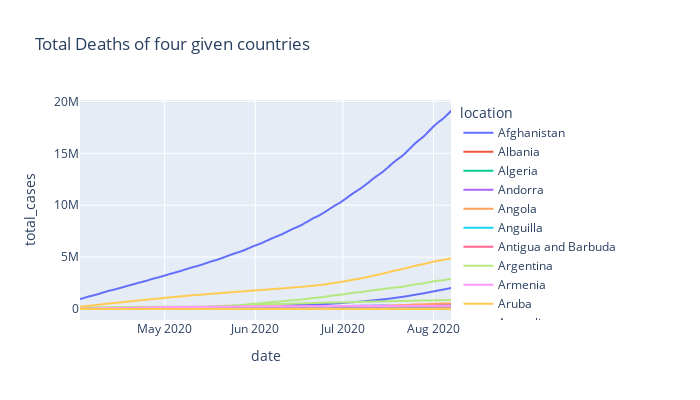

The notebook cell this image was saved under:
### Markdown cell above
1. Plot a line plot with plotly express for total deaths four the four countries (Spain, France, Germany, Italy) after April 1, 2020.

### Code cell
df1=df[df.date >'2020-04-01']

fig=px.line(df1, x= df1.date, y=df1.total_cases,color=df1.location,title='Total Deaths of four given countries',width = 700, height = 400)
fig.show()
